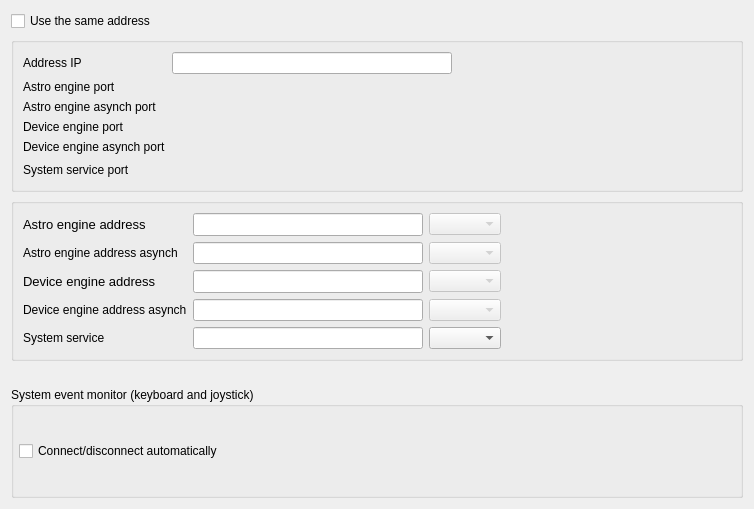
<?xml version="1.0" encoding="UTF-8"?>
<ui version="4.0">
 <class>tlinsWSettingsConnection</class>
 <widget class="QWidget" name="tlinsWSettingsConnection">
  <property name="geometry">
   <rect>
    <x>0</x>
    <y>0</y>
    <width>754</width>
    <height>509</height>
   </rect>
  </property>
  <property name="windowTitle">
   <string>Form</string>
  </property>
  <layout class="QGridLayout" name="gridLayout">
   <item row="4" column="0">
    <widget class="QGroupBox" name="groupBox">
     <property name="title">
      <string>System event monitor (keyboard and joystick)</string>
     </property>
     <layout class="QVBoxLayout" name="verticalLayout">
      <property name="spacing">
       <number>1</number>
      </property>
      <property name="leftMargin">
       <number>5</number>
      </property>
      <property name="topMargin">
       <number>5</number>
      </property>
      <property name="bottomMargin">
       <number>5</number>
      </property>
      <item>
       <widget class="QCheckBox" name="sysMonitorAutoConnectDisconnect">
        <property name="layoutDirection">
         <enum>Qt::LeftToRight</enum>
        </property>
        <property name="text">
         <string>Connect/disconnect automatically</string>
        </property>
       </widget>
      </item>
     </layout>
    </widget>
   </item>
   <item row="2" column="0">
    <widget class="QGroupBox" name="groupBoxAddresses">
     <property name="title">
      <string/>
     </property>
     <layout class="QVBoxLayout" name="verticalLayout_2">
      <item>
       <layout class="QGridLayout" name="gridLayout_4">
        <item row="4" column="2">
         <widget class="QLineEdit" name="urlDeviceEngineAsynch"/>
        </item>
        <item row="3" column="0">
         <widget class="QLabel" name="label_5">
          <property name="font">
           <font>
            <pointsize>10</pointsize>
           </font>
          </property>
          <property name="text">
           <string>Device engine address</string>
          </property>
         </widget>
        </item>
        <item row="3" column="2">
         <widget class="QLineEdit" name="urlDeviceEngine">
          <property name="minimumSize">
           <size>
            <width>0</width>
            <height>0</height>
           </size>
          </property>
          <property name="font">
           <font>
            <pointsize>10</pointsize>
           </font>
          </property>
          <property name="frame">
           <bool>true</bool>
          </property>
         </widget>
        </item>
        <item row="1" column="2">
         <widget class="QLineEdit" name="urlAstroEngine">
          <property name="minimumSize">
           <size>
            <width>0</width>
            <height>0</height>
           </size>
          </property>
          <property name="font">
           <font>
            <pointsize>10</pointsize>
           </font>
          </property>
          <property name="frame">
           <bool>true</bool>
          </property>
         </widget>
        </item>
        <item row="5" column="0">
         <widget class="QLabel" name="label_4">
          <property name="text">
           <string>System service</string>
          </property>
         </widget>
        </item>
        <item row="4" column="3">
         <widget class="QComboBox" name="deviceEngineAsyncAuthType">
          <property name="enabled">
           <bool>false</bool>
          </property>
         </widget>
        </item>
        <item row="5" column="2">
         <widget class="QLineEdit" name="urlSystemService"/>
        </item>
        <item row="5" column="3">
         <widget class="QComboBox" name="systemServiceAuthType"/>
        </item>
        <item row="2" column="3">
         <widget class="QComboBox" name="astroEngineAsyncAuthType">
          <property name="enabled">
           <bool>false</bool>
          </property>
         </widget>
        </item>
        <item row="1" column="3">
         <widget class="QComboBox" name="astroEngineAuthType">
          <property name="enabled">
           <bool>false</bool>
          </property>
         </widget>
        </item>
        <item row="4" column="0">
         <widget class="QLabel" name="label_2">
          <property name="text">
           <string>Device engine address asynch</string>
          </property>
         </widget>
        </item>
        <item row="2" column="0">
         <widget class="QLabel" name="label">
          <property name="text">
           <string>Astro engine address asynch</string>
          </property>
         </widget>
        </item>
        <item row="3" column="3">
         <widget class="QComboBox" name="deviceEngineAuthType">
          <property name="enabled">
           <bool>false</bool>
          </property>
         </widget>
        </item>
        <item row="1" column="0">
         <widget class="QLabel" name="label_3">
          <property name="font">
           <font>
            <pointsize>10</pointsize>
           </font>
          </property>
          <property name="text">
           <string>Astro engine address</string>
          </property>
         </widget>
        </item>
        <item row="2" column="2">
         <widget class="QLineEdit" name="urlAstroEngineAsynch"/>
        </item>
        <item row="3" column="4">
         <spacer name="horizontalSpacer_2">
          <property name="orientation">
           <enum>Qt::Horizontal</enum>
          </property>
          <property name="sizeHint" stdset="0">
           <size>
            <width>40</width>
            <height>20</height>
           </size>
          </property>
         </spacer>
        </item>
       </layout>
      </item>
     </layout>
    </widget>
   </item>
   <item row="1" column="0">
    <widget class="QGroupBox" name="commonAddress">
     <property name="title">
      <string/>
     </property>
     <layout class="QVBoxLayout" name="verticalLayout_3">
      <item>
       <layout class="QGridLayout" name="gridLayout_3"/>
      </item>
      <item>
       <layout class="QGridLayout" name="gridLayout_5">
        <item row="2" column="1">
         <widget class="tlinsWDecimalValue" name="astroEngineAsyncPort" native="true"/>
        </item>
        <item row="5" column="2">
         <spacer name="horizontalSpacer">
          <property name="orientation">
           <enum>Qt::Horizontal</enum>
          </property>
          <property name="sizeHint" stdset="0">
           <size>
            <width>40</width>
            <height>20</height>
           </size>
          </property>
         </spacer>
        </item>
        <item row="1" column="1">
         <widget class="tlinsWDecimalValue" name="astroEnginePort" native="true"/>
        </item>
        <item row="1" column="0">
         <widget class="QLabel" name="label_7">
          <property name="text">
           <string>Astro engine port</string>
          </property>
         </widget>
        </item>
        <item row="2" column="0">
         <widget class="QLabel" name="label_8">
          <property name="text">
           <string>Astro engine asynch port</string>
          </property>
         </widget>
        </item>
        <item row="4" column="0">
         <widget class="QLabel" name="label_10">
          <property name="text">
           <string>Device engine asynch port</string>
          </property>
         </widget>
        </item>
        <item row="5" column="1">
         <widget class="tlinsWDecimalValue" name="systemServicePort" native="true"/>
        </item>
        <item row="3" column="1">
         <widget class="tlinsWDecimalValue" name="deviceEnginePort" native="true"/>
        </item>
        <item row="4" column="1">
         <widget class="tlinsWDecimalValue" name="deviceEngineAsyncPort" native="true"/>
        </item>
        <item row="5" column="0">
         <widget class="QLabel" name="label_11">
          <property name="text">
           <string>System service port</string>
          </property>
         </widget>
        </item>
        <item row="3" column="0">
         <widget class="QLabel" name="label_9">
          <property name="text">
           <string>Device engine port</string>
          </property>
         </widget>
        </item>
        <item row="0" column="0">
         <widget class="QLabel" name="label_6">
          <property name="text">
           <string>Address IP</string>
          </property>
         </widget>
        </item>
        <item row="0" column="1">
         <widget class="QLineEdit" name="commonAddressIp"/>
        </item>
       </layout>
      </item>
     </layout>
    </widget>
   </item>
   <item row="3" column="0">
    <spacer name="verticalSpacer">
     <property name="orientation">
      <enum>Qt::Vertical</enum>
     </property>
     <property name="sizeType">
      <enum>QSizePolicy::Minimum</enum>
     </property>
     <property name="sizeHint" stdset="0">
      <size>
       <width>20</width>
       <height>20</height>
      </size>
     </property>
    </spacer>
   </item>
   <item row="0" column="0">
    <widget class="QCheckBox" name="useCommonAddressIp">
     <property name="text">
      <string>Use the same address</string>
     </property>
    </widget>
   </item>
  </layout>
 </widget>
 <customwidgets>
  <customwidget>
   <class>tlinsWDecimalValue</class>
   <extends>QWidget</extends>
   <header location="global">tlinswdecimalvalue.h</header>
   <container>1</container>
  </customwidget>
 </customwidgets>
 <resources/>
 <connections>
  <connection>
   <sender>useCommonAddressIp</sender>
   <signal>clicked(bool)</signal>
   <receiver>tlinsWSettingsConnection</receiver>
   <slot>useCommonIp(bool)</slot>
   <hints>
    <hint type="sourcelabel">
     <x>68</x>
     <y>44</y>
    </hint>
    <hint type="destinationlabel">
     <x>750</x>
     <y>222</y>
    </hint>
   </hints>
  </connection>
 </connections>
 <slots>
  <slot>useCommonIp(bool)</slot>
 </slots>
</ui>
